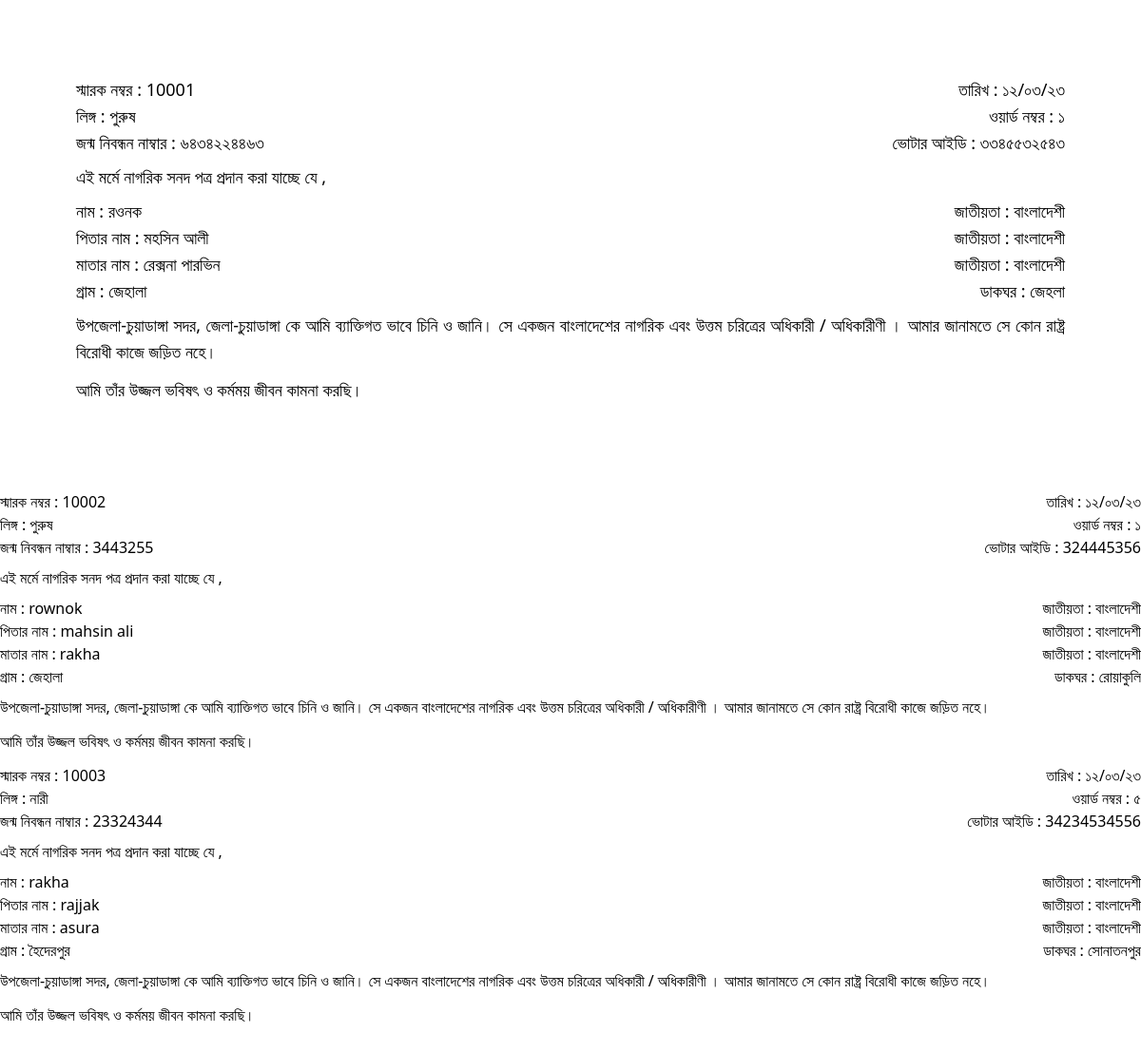
The app's page /nagorikreport.php with its own data.
### tables this page shows
CREATE TABLE `nagorik` (
  `sarok` int(11) NOT NULL,
  `name` varchar(255) NOT NULL,
  `fathername` varchar(255) NOT NULL,
  `mothername` varchar(255) NOT NULL,
  `gram` varchar(255) NOT NULL,
  `word` varchar(255) NOT NULL,
  `birthno` varchar(255) NOT NULL,
  `voterid` varchar(255) NOT NULL,
  `mobileno` varchar(255) NOT NULL,
  `gender` varchar(255) NOT NULL,
  `dakghor` varchar(255) NOT NULL
);

### nagorikreport.php (the view, shortened to what this page needs)
<!DOCTYPE html>
<html lang="en" dir="ltr">
<head>
    <script src="https://cdn.tailwindcss.com"></script>
</head>
<body class='bg-white mb-10'>
<div class='px-20 py-20 relative text-lg'>
<?php
                    include '../../_dbconnect.php';
                    $query = "SELECT * FROM `nagorik`";
                    $poriciti = mysqli_query($con, $query);
                    while ($row = mysqli_fetch_assoc($poriciti)) {
                    ?>
<div class="flex justify-between items-center">
<p class=''>স্মারক নম্বর : <span><?= $row['sarok'] ?></span></p>
<p class=''>তারিখ : ১২/০৩/২৩</p>
</div>
<div class="flex justify-between items-start">
<p>লিঙ্গ : <span><?= $row['gender'] ?></span> </p>
<p class=''>ওয়ার্ড নম্বর : <span><?= $row['word'] ?></span></p>
</div>
<div class="flex justify-between items-start">
<p>জন্ম নিবন্ধন নাম্বার : <span><?= $row['birthno'] ?></span> </p>
<p>ভোটার আইডি : <span><?= $row['voterid'] ?></span> </p>
</div>
<p class="my-2">এই মর্মে নাগরিক সনদ পত্র প্রদান করা যাচ্ছে যে ,</p>
<div class="flex justify-between items-start">
<p>নাম : <span><?= $row['name'] ?></span> </p>
<p>জাতীয়তা  : বাংলাদেশী </p>
</div>
<div class="flex justify-between items-start">
<p>পিতার নাম : <span><?= $row['fathername'] ?></span> </p>
<p>জাতীয়তা  : বাংলাদেশী </p>
</div>
<div class="flex justify-between items-start">
<p>মাতার নাম : <span><?= $row['mothername'] ?></span> </p>
<p>জাতীয়তা  : বাংলাদেশী </p>
</div>
<div class="flex justify-between items-start">
<p>গ্রাম : <span><?= $row['gram'] ?></span> </p>
<p>ডাকঘর : <span><?= $row['dakghor'] ?></span></p>
</div>
<p class="text-justify my-2">উপজেলা-চুয়াডাঙ্গা সদর, জেলা-চুয়াডাঙ্গা  কে আমি ব্যাক্তিগত  ভাবে চিনি ও জানি। সে
একজন  বাংলাদেশের  নাগরিক এবং  উত্তম চরিত্রের অধিকারী / অধিকারীণী । আমার
জানামতে সে কোন রাষ্ট্র বিরোধী কাজে জড়িত নহে।
</p>
<p class="my-3">আমি তাঁর উজ্জল ভবিষৎ ও কর্মময় জীবন কামনা করছি।</p>
        </div>
            <?php
                    }
            ?>
</body>
</html>

### records on screen
nagorik: sarok "10001", gender "পুরুষ", word "১", birthno "৬৪৩৪২২৪৪৬৩", voterid "৩৩৪৫৫৩২৫৪৩", name "রওনক", fathername "মহসিন আলী", mothername "রেক্সনা পারভিন", gram "জেহালা", dakghor "জেহলা"
nagorik: sarok "10002", gender "পুরুষ", word "১", birthno "3443255", voterid "324445356", name "rownok", fathername "mahsin ali", mothername "rakha", gram "জেহালা", dakghor "রোয়াকুলি"
nagorik: sarok "10003", gender "নারী", word "৫", birthno "23324344", voterid "34234534556", name "rakha", fathername "rajjak", mothername "asura", gram "হৈদেরপুর", dakghor "সোনাতনপুর"
